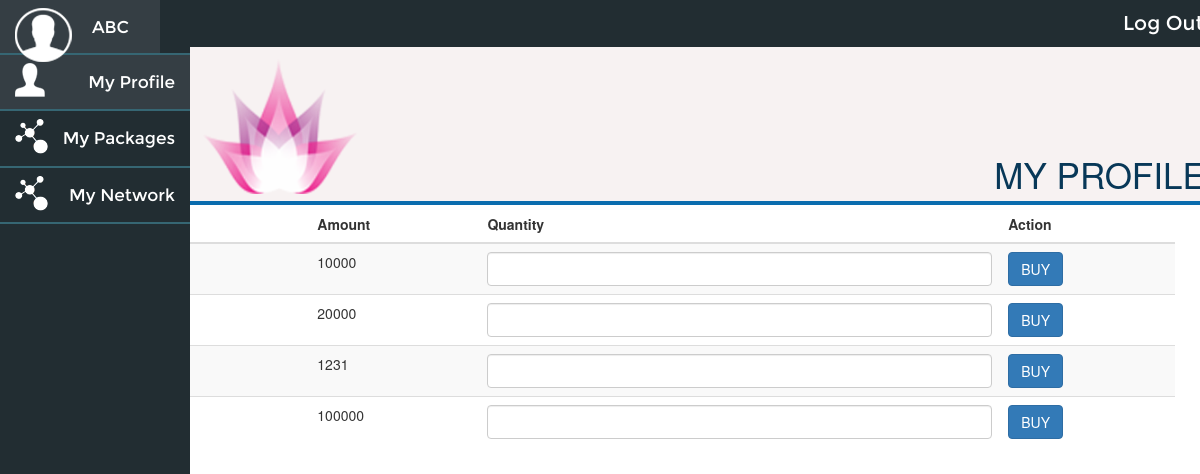
The page /onlineinvestclub/index.php/packages/add_packages on the database as committed earlier.
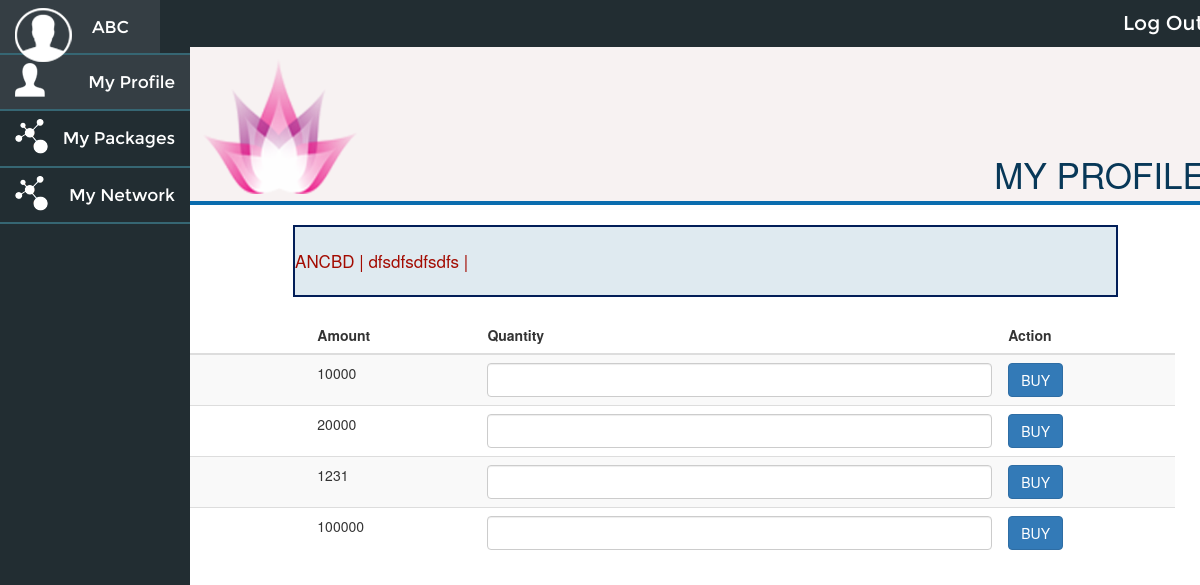
The same page on the database as committed later.
### tables this page shows
CREATE TABLE `package_master` (
  `package_id` int(11) NOT NULL,
  `package_name` varchar(255) NOT NULL,
  `package_amount` float NOT NULL,
  `package_type` varchar(255) NOT NULL,
  `package_image` text NOT NULL,
  `package_desc` text NOT NULL,
  `package_created_date` datetime NOT NULL,
  `package_status` varchar(50) NOT NULL
);

CREATE TABLE `notifications` (
  `notification_id` int(255) NOT NULL,
  `notification` text NOT NULL,
  `notification_status` varchar(255) NOT NULL,
  `notification_created_time` timestamp NOT NULL DEFAULT CURRENT_TIMESTAMP ON UPDATE CURRENT_TIMESTAMP
);

### onlineinvestclub/application/controllers/Packages.php (called while the page is built, shortened)
<?php
class Packages extends CI_Controller {
	public function add_packages()
	{
		$this->load->view('frontend/add_packages');
	}
}

### onlineinvestclub/index.php (called while the page is built, shortened)
<?php
require_once BASEPATH.'core/CodeIgniter.php';

### onlineinvestclub/application/models/Common_model.php (called while the page is built, shortened)
<?php
class Common_model extends CI_Model
{
    function getPackages($package_id,$filterArray = array())
    {
    	$this->db->trans_start();
    	$this->db->select('*');
		$this->db->from('package_master');
		$query = $this->db->get();
		$main_data = array();
		foreach($query->result() as $row)
		{
			$data = array(
							'package_id'=>$row->package_id,
							'package_name'=>$row->package_name,
							'package_amount'=>$row->package_amount,
							'package_type'=>$row->package_type,
							'package_image'=>$row->package_image,
							'package_desc'=>$row->package_desc,
							'package_status'=>$row->package_status,
							'package_created_date'=>$row->package_created_date,
							);
			if($package_id > 0)
			{
				$main_data = $data;
			}else
			{
				array_push($main_data,$data);
			}
		}
    	$this->db->trans_complete();
		return $main_data;
    }
    function getNotifications($notification_id = 0)
    {
    	$this->db->trans_start();
    	$this->db->select('*');
		$query = $this->db->get('notifications');
		$main_data = array();
		foreach($query->result() as $row)
		{
			$data = array(
							'notification_id'=>$row->notification_id,
							'notification'=>$row->notification,
							'notification_status'=>$row->notification_status,
							'notification_created_time'=>$row->notification_created_time,
							);
		if($notification_id > 0)
		{
			$main_data = $data;
		}else
		{
			array_push($main_data,$data);
		}
		}
    	$this->db->trans_complete();
		return $main_data;
    }
}

### onlineinvestclub/application/helpers/functions_helper.php (called while the page is built, shortened)
<?php
$CI =& get_instance();
function getPackages($package_id=0)
{
	global $CI;
	$result = $CI->Common_model->getPackages($package_id);
	return $result;
}
function getNotifications($notification_id = 0)
{
	global $CI;
	$result = $CI->Common_model->getNotifications($notification_id);
	return $result;
}
?>

### onlineinvestclub/application/views/frontend/add_packages.php (the view, shortened to what this page needs)
<?php $this->view('frontend/includes/header1'); ?>
<div class="middle-content">
    <table class="table table-striped">
    <thead>
      <tr>
        <th>Package Name</th>
        <th>Amount</th>
        <th>Quantity</th>
        <th>Action</th>
      </tr>
    </thead>
    <tbody>
      <?php $package_list=getPackages(0,array('package_status'=>'active')); ?>
      <?php foreach ($package_list as $row ) {  ?>
      <tr id="package-id-<?php echo $row['package_id']; ?>">
          <td class="package_name"><?= $row['package_name'];?></td>
          <td><?= $row['package_amount'];?></td>
          <td><input type="text" class="package_quantity form-control"/></td>
          <td>
              <button type="button" class="btn btn-primary addPackage" ng-click="add_package(<?php echo $row['package_id']; ?>)">BUY</button>
          </td>
      </tr>
      <?php } ?>
    </tbody>
  </table>
</div>
  </div>
</div>
</body>
</html>

### onlineinvestclub/application/views/frontend/includes/header1.php (shortened to what this page needs)
<!DOCTYPE html PUBLIC "-//W3C//DTD XHTML 1.0 Transitional//EN" "http://www.w3.org/TR/xhtml1/DTD/xhtml1-transitional.dtd">
<html xmlns="http://www.w3.org/1999/xhtml">
<head>
<link href="<?= base_url(); ?>assets/frontend/css/print.css" rel="stylesheet" type="text/css" />
<link href="<?= base_url(); ?>assets/frontend/css/global.css" rel="stylesheet" type="text/css" />
<link rel="stylesheet" href="<?= base_url(); ?>assets/css/bootstrap.min.css">
<link rel="stylesheet" href="<?= base_url(); ?>assets/css/jquery-ui.css">
</head>
<body ng-app="MyApp" ng-controller="MyController">
<div id="wrapper">
  <div class="nav-sec">
    <ul>
      <li><a href="<?= site_url(); ?>/dashboard"><span><img src="<?= base_url(); ?>assets/frontend/images/person-img.png" /></span> ABC</a>
      </li>
      <li><a href="<?= site_url(); ?>/profile" class="active"><span><img src="<?= base_url(); ?>assets/frontend/images/my-profile.png" /></span>My Profile</a></li>
      <li><a href="<?= site_url(); ?>/packages"><span><img src="<?= base_url(); ?>assets/frontend/images/network-img.png" /></span>My Packages</a></li>
      <li><a href="<?= site_url(); ?>/mynetwork"><span><img src="<?= base_url(); ?>assets/frontend/images/network-img.png" /></span>My Network</a></li>
    </ul>
  </div>
  <div id="content">
    <div class="content">
    <div class="logout-sec">
     <a href="<?= site_url(); ?>/logout" class="log-out">Log Out</a>
     </div>
      <div class="bnr">
        <div class="bnrcap">
          <div class="logo"> <a href="#"><img src="<?= base_url(); ?>assets/frontend/images/logo.png" /></a> </div>
          <div class="page-name">
            <h3>My Profile</h3>
          </div>
        </div>
      </div>
    </div>
    <?php $notification_list = getNotifications(); ?>
    <?php if(count($notification_list) > 0){ ?>
      <marquee direction="left" behavior="right" class="marquee">
          <span>
              <?php foreach ($notification_list as $row) { ?>
                  <?= $row['notification'];?> |
              <?php } ?>
          </span>
      </marquee>
    <?php } ?>

Rows that differ between the two databases and show on the page:
added notifications: notification "ANCBD"
added notifications: notification "dfsdfsdfsdfs"
